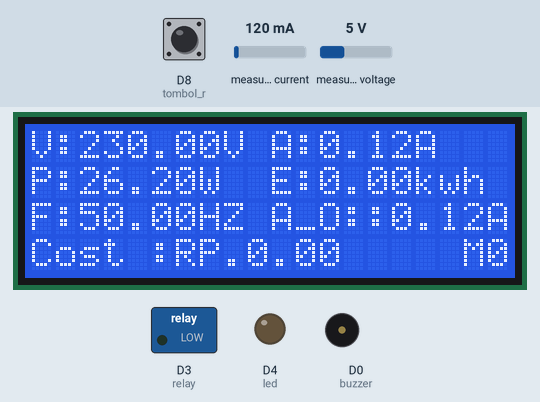
Simulated run of this sketch. Board: ESP8266 (NodeMCU). Parts: 20×4 character LCD, switched loads named in the sketch (green lamp = pin HIGH), output pins drawn as LEDs (lit = HIGH), buzzer (waves = sounding, pin HIGH). The test bench sets the inputs (shaded band); at power-on: measured current 120 mA, D8 (tombol_r) LOW, measured voltage 5 V. WiFi joins after 1.5 s; servers stay silent unless stated; uploads are accepted with an empty reply.

Above: at 2.7 s.
2.8 s: measured current set to 40 mA
At 4.1 s:
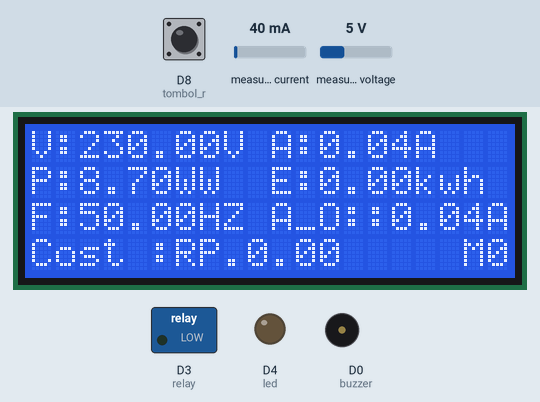
4.4 s: D8 (tombol_r) pulled HIGH for 1 s
At 5.8 s:
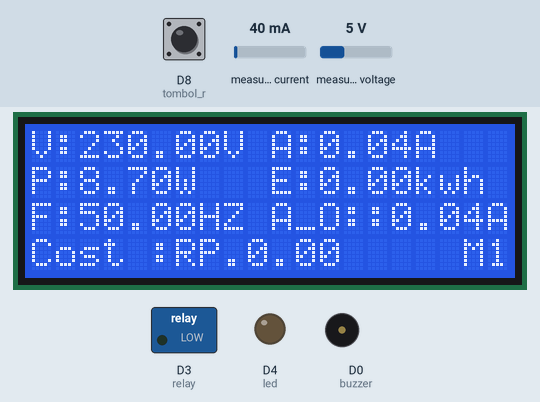
8.4 s: measured voltage set to 0.3 V
At 9.6 s:
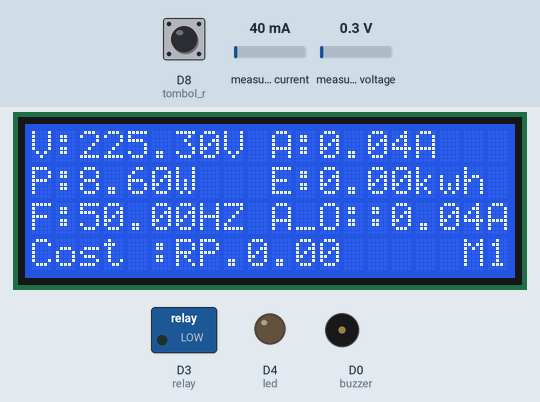
11.4 s: D8 (tombol_r) pulled HIGH for 0.15 s
At 12.9 s:
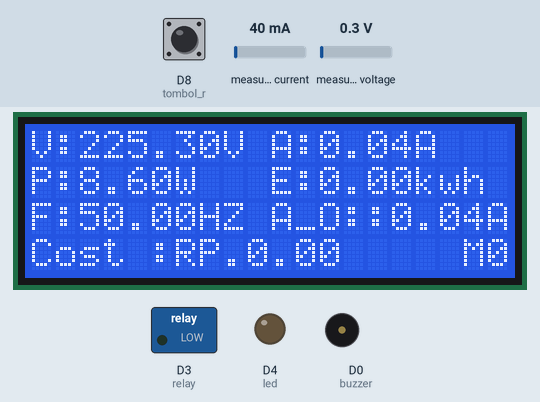
13.2 s: measured current set to 500 mA
At 14.3 s:
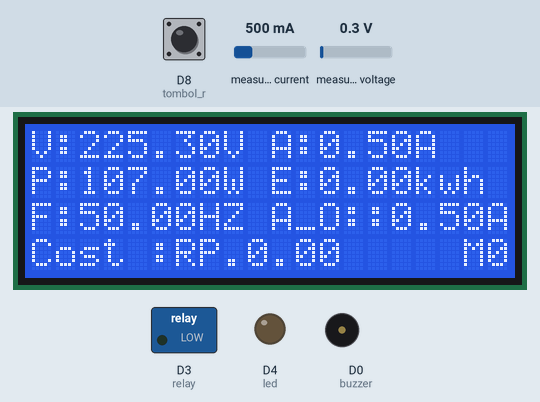
14.9 s: measured current set to 0 mA
At 16.3 s:
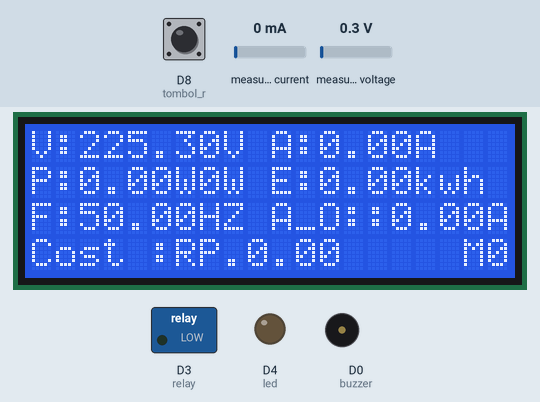
Timing chart, 0 to 17.9 s (numbered marks = the images above; inputs shaded):
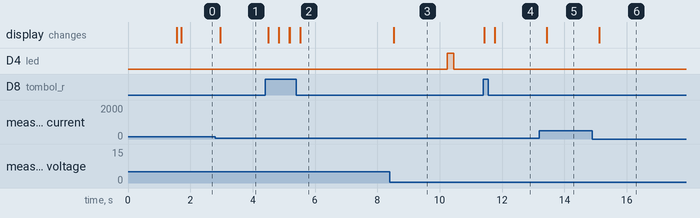

Measured:
- after the input at 2.8 s, the display: changes after 0.17 s (image 1)
- after the input at 4.4 s, the display: first changes after 0.10 s (image 2 shows a later state)
- after the input at 8.4 s, the display: changes after 0.13 s (image 3)
- after the input at 11.4 s, the display: first changes at once (image 4 shows a later state)
- after the input at 13.2 s, the display: changes after 0.23 s (image 5)
- after the input at 14.9 s, the display: changes after 0.21 s (image 6)

The sketch:

main.ino
```cpp
#include <PZEM004Tv30.h>//Librari Sensor Pzem
#include <Wire.h> //Librari i2c
#include <LiquidCrystal_I2C.h>//Librari i2c LCD
#include <ESP8266WiFi.h>//Librari Nodemcu
#include <ESP8266HTTPClient.h>//Librari ESP 8266
#include <ArduinoJson.h>//Librai pasing data
#include <FS.h>//
#include <WiFiManager.h>//
#include <ESP8266mDNS.h>//
#include <WiFiUdp.h>//
#include <ArduinoOTA.h>//Librari Onte Air


#define buzzer D0// pin D0 ESP 8266
#define relay D3// pin ESP D3
#define led D4 // pin ESP D4
#define tombol_r D8// pin ESP D8
#define hidup 0//
#define mati 1//

const char * serverlok = "http://smartenergyesp.000webhostapp.com/config/post-esp.php";
//const char * serverlok = "http://192.168.3.199/energy/config/post-esp.php";
float selisih = 0.01; // Selisih Arus Bocor


int portserver = 80;//
float kal;
float voltage, current_f, current_n, power, energy, b_energy, frequency, pf;
float cost_kwh;
float Wattage;
int mVperAmp = 66; // use 185 for 5A, 100 for 20A Module and 66 for 30A Module
double Voltage = 0;
double VRMS = 0;
double AmpsRMS = 0;
int kondisi;
int flag;
int a,b;
boolean cutoff = false;
String kalimat, statusalat;
int waktu_sebelumnya = 0;
String api_key = "tPmAT5Ab3j7F9";
byte ring = 0;
float harga = 1.400;//Harga PerKWH Meter 6A/1300Waat
PZEM004Tv30 pzem_f(Serial);
PZEM004Tv30 pzem_n(D5, D6);
LiquidCrystal_I2C lcd(0x27, 20, 4);

void initialized() {
  WiFiManager wifiManager;
  if (!wifiManager.autoConnect("energy esp", "12345678")) {
    Serial.println("failed to connect and hit timeout");
    delay(3000);
    ESP.reset();
    delay(3000);
  }
  ArduinoOTA.setHostname("energy_esp");

  // No authentication by default
    ArduinoOTA.onStart([]() {
    String type;
    if (ArduinoOTA.getCommand() == U_FLASH)
      type = "sketch";
    else // U_SPIFFS
      type = "filesystem";
    Serial.println("Start updating " + type);
  });
  ArduinoOTA.onEnd([]() {
    Serial.println("\nEnd");
  });
  ArduinoOTA.onProgress([](unsigned int progress, unsigned int total) {
    Serial.printf("Progress: %u%%\r", (progress / (total / 100)));
  });
  ArduinoOTA.onError([](ota_error_t error) {
    Serial.printf("Error[%u]: ", error);
    if (error == OTA_AUTH_ERROR) Serial.println("Auth Failed");
    else if (error == OTA_BEGIN_ERROR) Serial.println("Begin Failed");
    else if (error == OTA_CONNECT_ERROR) Serial.println("Connect Failed");
    else if (error == OTA_RECEIVE_ERROR) Serial.println("Receive Failed");
    else if (error == OTA_END_ERROR) Serial.println("End Failed");
  });
  ArduinoOTA.begin();
}

void setup() {
  //Serial.begin(9600);
  initialized();
  lcd.begin();
  lcd.backlight();
  pinMode(tombol_r, INPUT);
  pinMode(led, OUTPUT);
  pinMode(buzzer, OUTPUT);
  pinMode(relay, OUTPUT);
  digitalWrite(relay, hidup);
  digitalWrite(buzzer, LOW);
  if(digitalRead(tombol_r) == HIGH)
  {
    pzem_n.resetEnergy();
    delay(100);
    pzem_f.resetEnergy();
    delay(50);
    for(int k; k<= 20; k++)
    {
      lcd.setCursor(k,1);
      lcd.print(">");
      delay(200);
    }
  }
  lcd.clear();
}

void loop() {
  ArduinoOTA.handle();
  setring();
  unsigned long waktu_sekarang = millis();
  if (!cutoff) {
    bacasensor();
    tampil_lcd();
    cek();
  } else {
    if (cutoff) {
      bacasensor();
      indikator();
    }
  }

 if (waktu_sekarang - waktu_sebelumnya >= 10000)
  {
    waktu_sebelumnya = waktu_sekarang;
    if (isnan(voltage)) {} else {kirim_data_post();}
  }

}

void cleanlcd()
{
  lcd.setCursor(0, 0);
  lcd.print("");
  lcd.setCursor(10, 0);
  lcd.print("");

  //baris 2
  lcd.setCursor(0, 1);
  lcd.print("");

  lcd.setCursor(10, 1);
  lcd.print("");

  //baris 3
  lcd.setCursor(0, 2);
  lcd.print("");

  lcd.setCursor(10, 2);
  lcd.print("");
  lcd.setCursor(0, 3);
  lcd.print("");
  lcd.setCursor(18,3);
  lcd.print("");
}
void setring(){
  a = digitalRead(tombol_r);
  if (a == HIGH)
  {
    b++;
    lcd.setCursor(0, 1);
    lcd.print(b);
    lcd.clear();
    if(b == 1)
    {
      ring = 1;
      delay(200);
    }else{
      ring = 0;
      b = 0;
      delay(200);
    }
  }
}

void indikator() {
  if (ring == 0)
  {
    cleanlcd();
    lcd.setCursor(4, 0);
    lcd.print("CAUTION!!!!!");
    lcd.setCursor(1, 1);
    lcd.print("CUT CLOSE VOLTAGE");
    digitalWrite(relay, mati);
    digitalWrite(buzzer, LOW);
    delay(250);
    digitalWrite(buzzer, HIGH);
    delay(250);
  }else{
    cleanlcd();
    lcd.setCursor(4, 0);
    lcd.print("CAUTION!!!!!");
    lcd.setCursor(1, 1);
    lcd.print("CUT CLOSE VOLTAGE");

    lcd.setCursor(0, 2);
    lcd.print("A1:");
    lcd.print(current_n);
    lcd.print("A");

    lcd.setCursor(10, 2);
    lcd.print("A2:");
    lcd.print(current_f);
    lcd.print("A");

        //baris 2
    lcd.setCursor(0, 3);
    lcd.print("P:");
    lcd.print(power);
    lcd.print("W");

    lcd.setCursor(10, 3);
    lcd.print("E:");
    lcd.print(energy);
    lcd.print("kwh");

    lcd.setCursor(18,3);
    lcd.print("M");
    lcd.print(ring);

    digitalWrite(relay, hidup);
    digitalWrite(buzzer, LOW);
//     delay(500);
  }
}

void cek() {
  if (current_f != current_n) {
    if (current_f <= current_n) {
      kal = current_n - current_f;
    } else if (current_f >= current_n) {
      kal = current_f - current_n;
    }
    //delay(150);
  } else {
    kal = 0;
    flag = 0;
  }

    if (kal >= selisih)
    {
      if (flag <=2 )
      {
        flag++;
      }else{
       statusalat = "LISTRIK MASALAH";
       cutoff = true;
       lcd.clear();
      }
    }
}

void bacasensor()// Baca Sensor Pzem
{
  voltage = pzem_f.voltage();
  current_f = pzem_f.current();
  current_n = pzem_n.current();
  power = pzem_n.power();
  energy = pzem_n.energy(), 3;
  frequency = pzem_f.frequency();
  pf = pzem_f.pf();
  calculate_cost();
}

void tampil_serial() {
  Serial.print("Voltage: ");
  Serial.print(voltage);
  Serial.println("V");
  Serial.print("Current: ");
  Serial.print(pzem_f.current(), 4);
  Serial.println("A");
  Serial.print("Power: ");
  Serial.print(power);
  Serial.println("W");
  Serial.print("Energy: ");
  Serial.print(energy);
  Serial.println("kWh");
  Serial.print("Frequency: ");
  Serial.print(frequency, 1);
  Serial.println("Hz");
  Serial.print("PF: ");
  Serial.println(pf);
}

void tampil_lcd()//Void  Program LCD 20X4
{
  cleanlcd();
  //baris 1
  lcd.setCursor(0, 0);
  lcd.print("V:");
  lcd.print(voltage);
  lcd.print("V");

  lcd.setCursor(10, 0);
  lcd.print("A:");
  lcd.print(current_f);
  lcd.print("A");

  //baris 2
  lcd.setCursor(0, 1);
  lcd.print("P:");
  lcd.print(power);
  lcd.print("W");

  lcd.setCursor(10, 1);
  lcd.print("E:");
  lcd.print(energy);
  lcd.print("kwh");

  //baris 3
  lcd.setCursor(0, 2);
  lcd.print("F:");
  lcd.print(frequency);
  lcd.print("HZ");

  lcd.setCursor(10, 2);
  lcd.print("A_O::");
  lcd.print(current_n);
  lcd.print("A");

  lcd.setCursor(0, 3);
  lcd.print("Cost :");
  lcd.print("RP.");
  lcd.print(cost_kwh);

  lcd.setCursor(18,3);
  lcd.print("M");
  lcd.print(ring);
}

void calculate_cost() {
  cost_kwh = energy * harga;
}

void konvert(int a) {
  if (a == 1) {
    kalimat = "api_key=";
    kalimat += api_key;
    kalimat += "&";
    kalimat += "volt=";
    kalimat += voltage;
    kalimat += "&";
    kalimat += "frek=";
    kalimat += frequency;
    kalimat += "&";
    kalimat += "amper=";
    kalimat += current_f;
    kalimat += "&";
    kalimat += "watt=";
    kalimat += power;
    kalimat += "&";
    kalimat += "status=";
    kalimat += statusalat;
    kalimat += "&";
    kalimat += "kwh=";
    kalimat += energy;
    kalimat += "&";
    kalimat += "biaya=";
    kalimat += cost_kwh;
  }

}

void kirim_data() {
  konvert(1);
  WiFiClient client;
  if (!client.connect(serverlok, portserver)) {
    Serial.println("GAK KONEK SERVER");
    return;
  }
  HTTPClient http;
  String urlserver = "http://" + String(serverlok) + kalimat;
  http.begin(client, urlserver);
  http.GET();
  String balikan = http.getString();
  Serial.println(balikan);
  delay(100);

  if (b_energy != energy) {
    kalimat = "";
    konvert(2);
    String urlserver = "http://" + String(serverlok) + kalimat;
    http.begin(client, urlserver);
    http.GET();
    String balikan = http.getString();
    Serial.println(balikan);
    b_energy = energy;
  }
  delay(100);
  kalimat = "";

}

void kirim_data_post() {
  digitalWrite(led, HIGH);
  konvert(1);
  WiFiClient client;
  HTTPClient http;
  http.begin(client, serverlok);
  http.addHeader("Content-Type", "application/x-www-form-urlencoded");
  int httpResponseCode = http.POST(kalimat);
  if (httpResponseCode == HTTP_CODE_OK)
  {
       digitalWrite(led, LOW);    // turn the LED off by making the voltage LOW
  }
  http.end();
  kalimat = "";
}
```
